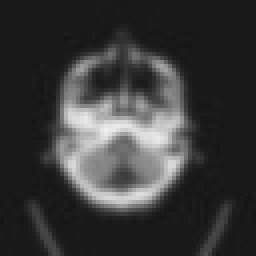
#> input picture denoised_ista/denoised_ista_000001.jpeg, 64 x 64 px, found by its file name (shown 4 times larger)
$ python sobel_vertical_edge.py
#> lines starting #> are read from the running program, lines starting #| are printed output that depends on the picture
import cv2
import numpy as np

kernel = np.array([[-1, -2, -1],
                   [0, 0, 0],
                   [1, 2, 1]], dtype=np.float32)  # Sharpen kernel

# Read image (grayscale for edge detection/sharpening)
img = cv2.imread("denoised_ista\denoised_ista_000001.jpeg", cv2.IMREAD_GRAYSCALE)
#> img is the input picture: shape (64, 64); min 20, max 240, mean 56.8

# Convolve with kernel
filtered_img = cv2.filter2D(img, -1, kernel)
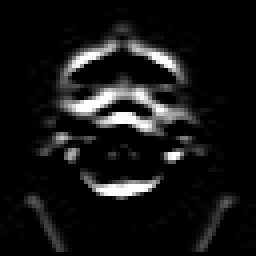
#> filtered_img: shape (64, 64) (shown 4 times larger); min 0, max 255, mean 21.3

# Save result
cv2.imwrite("sobel_vertical_edge.png", filtered_img)
print("✅ Output saved as output.png")
